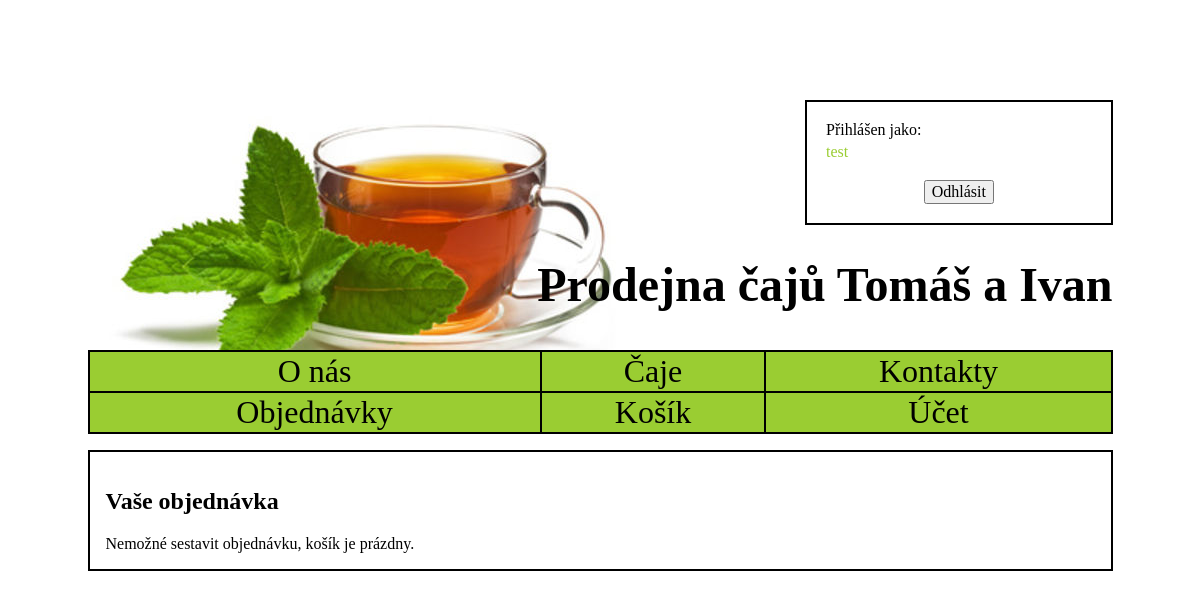
The app's page /order.php (signed in), older data.
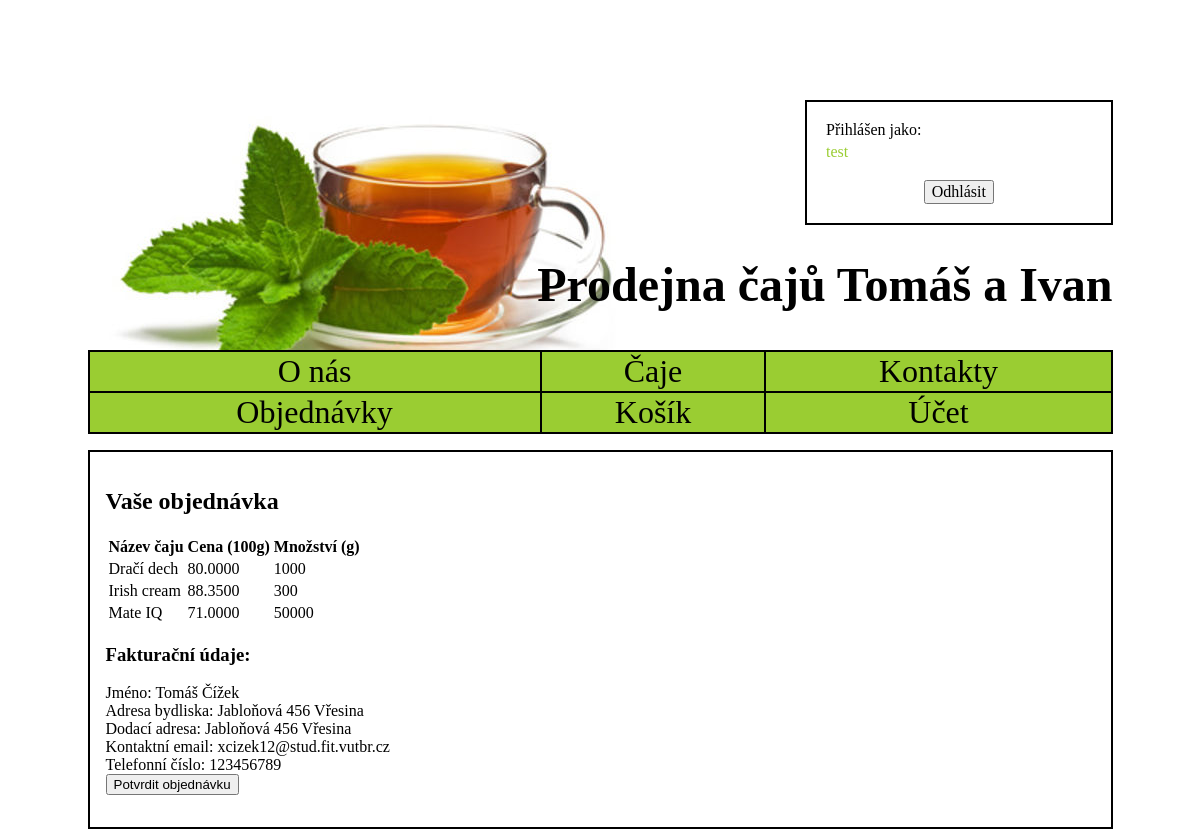
The same page, newer data.
### tables this page shows
create table Uzivatel(
  pk INT NOT NULL AUTO_INCREMENT,
  meno VARCHAR(30) NOT NULL,
  heslo VARCHAR(30) NOT NULL,
  uuidPrihlasenia INT,
  odberatel_pk INT NOT NULL,
  PRIMARY KEY(pk)
);

create table PolozkaObjednavky(
  pk INT NOT NULL AUTO_INCREMENT,
  objednavka_pk INT NOT NULL,
   
  objednaneMnozstvo NUMERIC(8, 0) NOT NULL,
   
  cena NUMERIC(5, 2),
  varka_pk INT NOT NULL,
  PRIMARY KEY(pk)
);

create table Caj(
  pk INT NOT NULL AUTO_INCREMENT,
  nazov VARCHAR(50) NOT NULL,
  druh VARCHAR(50),
  krajinaPovodu VARCHAR(50),
  kvalita VARCHAR(5),
  chut VARCHAR(500),
  dobaLuhovania NUMERIC(2, 0),
  zdravotneUcinky VARCHAR(500),
  cajovaoblast_pk INT,
  dodavatel_pk INT NOT NULL,
  PRIMARY KEY(pk)
);

create table Odberatel(
  pk INT NOT NULL AUTO_INCREMENT ,
  meno VARCHAR(20) NOT NULL,
  priezvisko VARCHAR(20) NOT NULL,
  adresaBydliska VARCHAR(50),
  dodaciaAdresa VARCHAR(50) NOT NULL,
  email VARCHAR(50),
  telefonneCislo NUMERIC(9, 0),
  odberNoviniek NUMERIC(1, 0) NOT NULL check(odberNoviniek in (0, 1)),
  PRIMARY KEY(pk)
);

### loginDetection.php (called while the page is built, shortened)
<?php
    require_once 'db.php';
    $userLogedIn = isset($_COOKIE['logged']);
    if ($userLogedIn)
    {
        $userId = $_COOKIE['logged'];
        $result = $db->query('SELECT * FROM Uzivatel WHERE Uzivatel.pk=' . $userId);
        if ($result->num_rows == 1)
        {
            $user = $result->fetch_assoc();
            $username = $user['meno'];
        }
    }
?>

### order.php (the view, shortened to what this page needs)
<!DOCTYPE HTML PUBLIC "-//W3C//DTD HTML 4.01 Transitional//EN">
<html>
<head>
<link rel="stylesheet" href="style.css" type="text/css" >
</head>
<body>
    <div id="main">
        <div id="header">
            <?php include 'header.php' ?>
        </div>
        <?php include 'menu.php' ?>
        <div id="content">
            <h2>Vaše objednávka</h2>
            <?php
            $selectQuery = 'select po.pk, c.nazov, po.objednaneMnozstvo as mnozstvo, v.cena * (1 - v.zlava) as cena ';
            $selectQuery .= 'from (PolozkaObjednavky as po left join Varka as v on po.varka_pk = v.pk) left join Caj as c on v.caj_pk = c.pk ';
            $selectQuery .= 'where po.objednavka_pk = ZiskajKosik(' . $userId . ')';
            $result = $db->query($selectQuery);
            if ($result and $result->num_rows > 0)
            {
                echo '<table id="orderTable">';
                echo '<tr>';
                echo '<th>Název čaju</th>';
                echo '<th>Cena (100g)</th>';
                echo '<th>Množství (g)</th>';
                echo '</tr>';
                while($row = $result->fetch_assoc()) {
                    echo '<tr id=row' . $row['pk'] . '>';
                    echo '<td>' . $row['nazov'] . '</td>';
                    echo '<td>' . $row['cena'] . '</td>';
                    echo '<td>' . $row['mnozstvo'] . '</td>';
                    echo '</tr>';
                }
                echo '</table>';
                $result = $db->query('select odb.* from Odberatel as odb join Uzivatel as u on odb.pk = u.odberatel_pk where u.pk =' . $userId);
                if ($result and $result->num_rows == 1)
                {
                    $client = $result->fetch_assoc();
                    echo '<h3>Fakturační údaje:</h3>';
                    echo 'Jméno: ' . $client['meno'] . ' ' . $client['priezvisko'] . '<br/>';
                    echo 'Adresa bydliska: ' . $client['adresaBydliska'] . '<br/>';
                    echo 'Dodací adresa: ' . $client['dodaciaAdresa'] . '<br/>';
                    echo 'Kontaktní email: ' . $client['email'] . '<br/>';
                    echo 'Telefonní číslo: ' . $client['telefonneCislo'] . '<br/>';
                }
                echo '<form action="order-done.php">';
                echo '<input type=submit value="Potvrdit objednávku" />';
                echo '</form>';
            }
            else
            {
                echo 'Nemožné sestavit objednávku, košík je prázdny.';
            }
            ?>
        </div>
    </div>
</body>
</html>

### header.php (shortened to what this page needs)
<div id="header">
    <?php
    require_once 'loginDetection.php';
    if ($userLogedIn) { ?>
    <table class="login">
        <form name="login" method="POST" action="logout.php">
            <tr>
                <td class="label">Přihlášen jako:</td>
            </tr>
            <tr>
                <td class="name"><?php echo $username ?></td>
            </tr>
            <tr>
                <td class="button"><input type="submit" name="login" value="Odhlásit" style="font-size:1em; font-family: fantasy" /></td>
        </form>
    </table>
    <?php } ?>
    <h1>Prodejna čajů Tomáš a Ivan</h1>
</div>

### menu.php
<div id="menu">
  <table>
    <tr>
        <td>O nás</td>
        <td><a href="caje.php">Čaje</a></td>
        <td>Kontakty</td>
    </tr>
<?php if ($userLogedIn) {
    if ($username != "admin") {
        echo "<tr>";
        echo "<td><a href='orders.php'>Objednávky</a></td>";
        echo "<td><a href='cart.php'>Košík</a></td>";
        echo "<td>Účet</td>";
        echo "</tr>";
    }
    else {
        echo "<tr>";
        echo "<td><a href='caje-edit.php'>Editovat čaje</a></td>";
        echo "<td>Editovat objednávky</td>";
        echo "<td>Editovat účty</td>";
        echo "</tr>";
    }
} ?>
  </table>
</div>

### style.css (style rules this page uses)
#main { width: 1025px; margin: auto; background-color: white; }
#header { margin-top: 100px; width: 100%; height: 250px; background-image: url('obrazky/caj.jpg'); background-repeat: no-repeat; }
#header table.login { margin-left: auto; margin-bottom: auto; border: 2px solid black; padding: 1em 1em 1em 1em; width: 30%; }
#header td.label { white-space: pre-wrap; font-family: fantasy; }
#header td.name { color: yellowgreen; white-space: pre-wrap; font-family: fantasy; }
#header td.button { padding-top: 1em; text-align: center; font-family: fantasy; font-size: 1em; }
#menu { width: 100%; text-align: center; }
#menu table { width: 100%; background-color: black; margin-bottom: 1em; }
#menu td { text-align: center; background-color: yellowgreen; cursor: default; color: black; font-size: 2em; }
#menu a { display: block; height: 100%; width: 100%; color: black; text-decoration: none; cursor: default; }
#content { padding: 1em; border: 2px solid black; }
h1 { text-align: right; font-size: 3em; font-family: fantasy; }

Row changes from the older to the newer data that the page shows:
now on this page (row edited): polozkaobjednavky: caj.nazov "Dračí dech", cena "80.0000", objednaneMnozstvo "1000"
now on this page (row edited): polozkaobjednavky: caj.nazov "Irish cream", cena "88.3500", objednaneMnozstvo "300"
now on this page (row edited): polozkaobjednavky: caj.nazov "Mate IQ", cena "71.0000", objednaneMnozstvo "50000"
now on this page (row unchanged): odberatel: meno "Tomáš", priezvisko "Čížek", adresaBydliska "Jabloňová 456 Vřesina", dodaciaAdresa "Jabloňová 456 Vřesina", email "xcizek12@stud.fit.vutbr.cz", telefonneCislo "123456789"
Text that changed along with them:
form field value: (not shown) → "Potvrdit objednávku"
text no longer shown: "Nemožné sestavit objednávku, košík je prázdny."
text now shown: "Název čaju Cena (100g) Množství (g) Fakturační údaje: Jméno: Adresa bydliska: Dodací adresa: Kontaktní email: Telefonní číslo:"
